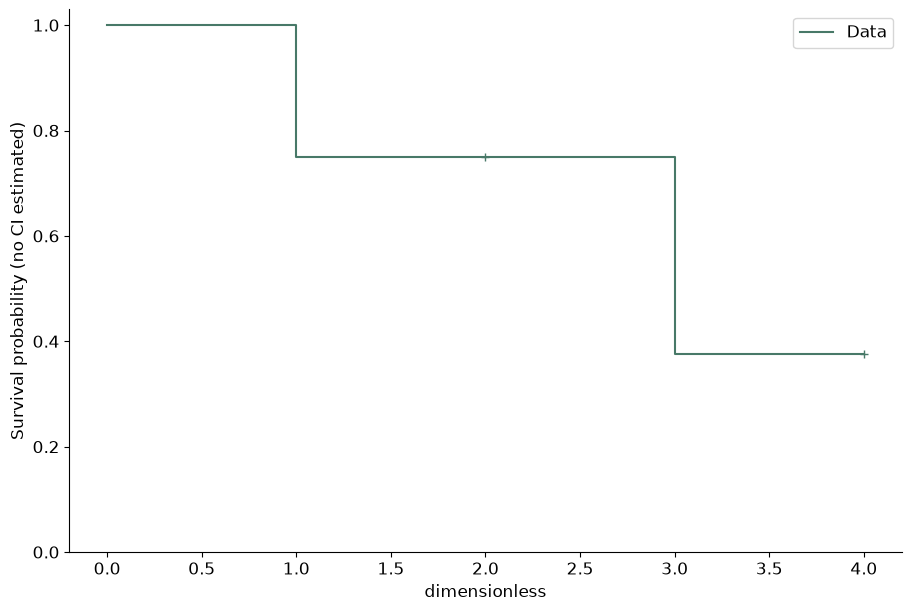

Reproduce this figure in Python.
# Tuyan deterministic figure renderer v1; values are immutable source data.
import json
import math
import numpy as np
import matplotlib
matplotlib.use('Agg')
import matplotlib.pyplot as plt
from matplotlib.patches import Circle
from matplotlib.colors import ListedColormap, BoundaryNorm
d = json.loads("{\"type\":\"kaplan_meier\",\"rows\":[{\"time\":1,\"event\":1},{\"time\":2,\"event\":0},{\"time\":3,\"event\":1},{\"time\":4,\"event\":0}],\"units\":{\"value\":\"dimensionless\",\"x\":\"dimensionless\",\"y\":\"dimensionless\",\"size\":\"dimensionless\",\"low\":\"dimensionless\",\"high\":\"dimensionless\",\"start\":\"dimensionless\",\"end\":\"dimensionless\",\"effect\":\"dimensionless\",\"p\":\"dimensionless\",\"mean\":\"dimensionless\",\"fpr\":\"dimensionless\",\"tpr\":\"dimensionless\",\"recall\":\"dimensionless\",\"precision\":\"dimensionless\",\"predicted\":\"dimensionless\",\"observed\":\"dimensionless\",\"count\":\"dimensionless\",\"a\":\"dimensionless\",\"b\":\"dimensionless\",\"se\":\"dimensionless\",\"u\":\"dimensionless\",\"v\":\"dimensionless\",\"time\":\"dimensionless\",\"event\":\"dimensionless\"},\"options\":{\"bandwidth\":0.5,\"bins\":5,\"nullValue\":0,\"initialValue\":0,\"levels\":[0.5,1,1.5]},\"analysis\":{\"method\":\"pca\",\"description\":\"Synthetic precomputed QA values; not a statistical analysis of research data.\",\"pKind\":\"p\"},\"variants\":[],\"pixels\":1024,\"plotStyle\":{\"width\":9,\"height\":6,\"fontSize\":12}}")
r, kind, opt = d['rows'], d['type'], d['options']
plt.rcParams.update({'font.size':d['plotStyle']['fontSize']})
fig, ax = plt.subplots(figsize=(d['plotStyle']['width'], d['plotStyle']['height']), layout='constrained')
fig.set_facecolor('white')
fig._tuyan_target_pixels = d['pixels']
colors = ['#487968','#c58b53','#647da6','#a77592','#a5a659']
labels = [str(row.get('label',i+1)) for i,row in enumerate(r)]
unit = d['units']
def col(name):
    return np.array([row[name] for row in r], dtype=float)
def grouped():
    names = list(dict.fromkeys([str(row.get('group','Data')) for row in r]))
    return names, [np.array([row['value'] for row in r if str(row.get('group','Data')) == name], dtype=float) for name in names]
def density(values):
    # User-specified positive bandwidth; no concealed automatic inference.
    bw=float(opt['bandwidth'])
    grid=np.linspace(float(min(values))-3*bw,float(max(values))+3*bw,256)
    z=(grid[:,None]-values[None,:])/bw
    return grid,np.exp(-0.5*z*z).mean(axis=1)/(bw*math.sqrt(2*math.pi))
if kind in ['bar','dotplot','lollipop','forest']:
    y=np.arange(len(r)); values=col('value')
    if kind=='bar':
        bars=ax.barh(y,values,color=colors[0]); assert np.allclose([b.get_width() for b in bars],values)
    elif kind=='lollipop':
        ax.hlines(y,0,values,color=colors[0]); ax.scatter(values,y,color=colors[0])
    elif kind=='forest':
        ax.errorbar(values,y,xerr=np.vstack([values-col('low'),col('high')-values]),fmt='o',color=colors[0],capsize=3)
        ax.axvline(float(opt['nullValue']),color='#969e96',linestyle='--')
    else: ax.scatter(values,y,color=colors[0])
    ax.set_yticks(y,labels);ax.invert_yaxis();ax.set_xlabel(unit['value'])
elif kind in ['dumbbell','gantt']:
    y=np.arange(len(r));start,end=col('start'),col('end')
    if kind=='gantt': ax.barh(y,end-start,left=start,color=colors[0])
    else:
        ax.hlines(y,start,end,color='#9da99e');ax.scatter(start,y,label=opt.get('startLabel','Start'),color=colors[0]);ax.scatter(end,y,label=opt.get('endLabel','End'),color=colors[1]);ax.legend()
    ax.set_yticks(y,labels);ax.invert_yaxis();ax.set_xlabel(unit['start'])
elif kind=='waterfall':
    values=col('value');start=float(opt['initialValue'])+np.r_[0,np.cumsum(values)[:-1]]
    ax.bar(np.arange(len(r)),values,bottom=start,color=[colors[0] if v>=0 else colors[1] for v in values]);ax.set_xticks(np.arange(len(r)),labels,rotation=30);ax.set_ylabel(unit['value']);ax.axhline(0,color='#adb3a9')
elif kind=='histogram':
    values=col('value');counts,edges=np.histogram(values,bins=opt['bins'])
    assert int(counts.sum())==len(values)
    artists=ax.bar(edges[:-1],counts,width=np.diff(edges),align='edge',color=colors[0],edgecolor='white')
    assert np.allclose([p.get_height() for p in artists],counts)
    ax.set_xlabel(unit['value']);ax.set_ylabel('Count')
elif kind=='stripplot':
    names,groups=grouped()
    for i,values in enumerate(groups):ax.scatter(np.full(len(values),i),values,color=colors[i%len(colors)],s=22,alpha=.7)
    ax.set_xticks(np.arange(len(names)),names);ax.set_ylabel(unit['value'])
elif kind in ['boxplot','violin','raincloud','density','ridgeline']:
    names,groups=grouped()
    if kind=='boxplot': ax.boxplot(groups,whis=1.5,showfliers=True);ax.set_xticks(np.arange(len(names))+1,names);ax.set_ylabel(unit['value'])
    elif kind=='violin':
        # bw_method is explicit to avoid a hidden bandwidth choice.
        ax.violinplot(groups,showmeans=False,showmedians=True,bw_method=float(opt['bandwidth']));ax.set_xticks(np.arange(len(names))+1,names);ax.set_ylabel(unit['value'])
    else:
        for i,values in enumerate(groups):
            grid,pdf=density(values); color=colors[i%len(colors)]
            if kind=='density': ax.plot(grid,pdf,color=color,label=names[i])
            else:
                base=float(i);scale=0.65/max(pdf) if max(pdf)>0 else 1
                ax.fill_between(grid,base,base+pdf*scale,color=color,alpha=0.45)
                if kind=='raincloud':
                    ax.scatter(values,np.full(len(values),base-0.15),color=color,s=15)
                    ax.boxplot([values],positions=[base-0.35],vert=False,widths=.15,whis=1.5,manage_ticks=False)
        ax.set_xlabel(unit['value'])
        if kind=='density':ax.set_ylabel('Density');ax.legend()
        else:ax.set_yticks(np.arange(len(names)),names)
elif kind=='ecdf':
    values=np.sort(col('value')); p=np.arange(1,len(values)+1)/len(values)
    line=ax.step(values,p,where='post',color=colors[0])[0];assert np.allclose(line.get_ydata(),p)
    ax.set_xlabel(unit['value']);ax.set_ylabel('Cumulative proportion');ax.set_ylim(0,1)
elif kind in ['line','area','scatter','bubble','ordination','ma_plot','volcano','roc','pr_curve','calibration','bland_altman','funnel_meta']:
    xname,yname='x','y'
    if kind=='ma_plot':xname,yname='mean','effect'
    if kind=='roc':xname,yname='fpr','tpr'
    if kind=='pr_curve':xname,yname='recall','precision'
    if kind=='calibration':xname,yname='predicted','observed'
    if kind=='funnel_meta':xname,yname='effect','se'
    if kind=='volcano':x=col('effect');y=-np.log10(col('p'));xlabel='Effect ('+unit['effect']+')';ylabel='-log10('+d['analysis']['pKind']+')'
    elif kind=='bland_altman':
        a,b=col('a'),col('b');x=(a+b)/2;y=a-b;bias=np.mean(y);sd=np.std(y,ddof=1)
        for line,label in [(bias,'Mean difference'),(bias-1.96*sd,'Lower agreement limit'),(bias+1.96*sd,'Upper agreement limit')]:ax.axhline(line,color='#9a9f96',linestyle='--',label=label)
        ax.legend(fontsize=8);xlabel='Mean ('+unit['a']+')';ylabel='A - B ('+unit['a']+')'
    else:x,y=col(xname),col(yname);xlabel=xname+' ('+unit[xname]+')';ylabel=yname+' ('+unit[yname]+')'
    if kind in ['line','area','roc','pr_curve','calibration']:
        order=np.lexsort((y,x)) if kind=='roc' else np.argsort(x,kind='stable');x,y=x[order],y[order]
        artist=ax.plot(x,y,color=colors[0],marker='o',markersize=3)[0];assert np.allclose(artist.get_ydata(),y)
        if kind=='area':ax.fill_between(x,0,y,color=colors[0],alpha=.25)
    else:
        artist=ax.scatter(x,y,s=col('size')*float(opt.get('areaScale',20)) if kind=='bubble' else 26,color=colors[0]);assert np.allclose(artist.get_offsets(),np.column_stack([x,y]))
    ax.set_xlabel(xlabel);ax.set_ylabel(ylabel)
    if kind=='bubble':
        handles,legend_labels=artist.legend_elements(prop='sizes',num=3,func=lambda size:size/float(opt.get('areaScale',20)))
        ax.legend(handles,legend_labels,title='Area ('+unit['size']+')',fontsize=8)
    if kind in ['roc','calibration']:ax.plot([0,1],[0,1],linestyle='--',color='#adb3a9');ax.set_xlim(0,1);ax.set_ylim(0,1)
    if kind=='pr_curve':ax.set_xlim(0,1);ax.set_ylim(0,1)
    if kind=='funnel_meta':ax.invert_yaxis()
    if kind=='ordination':ax.text(.01,1.02,d['analysis']['method'].upper(),transform=ax.transAxes,fontsize=10)
elif kind in ['heatmap','adjacency_matrix','correlation_matrix','confusion_matrix','bubble_matrix','binary_matrix']:
    names_y=list(dict.fromkeys([str(row['row']) for row in r]));names_x=list(dict.fromkeys([str(row['column']) for row in r]))
    matrix=np.full((len(names_y),len(names_x)),np.nan)
    for row in r:matrix[names_y.index(str(row['row'])),names_x.index(str(row['column']))]=row['value']
    if kind=='bubble_matrix':
        for row in r:ax.scatter(names_x.index(str(row['column'])),names_y.index(str(row['row'])),s=row['value']*float(opt.get('areaScale',25)),color=colors[0])
        ax.invert_yaxis()
    elif kind=='binary_matrix':
        cmap=ListedColormap(['#f1f3ed','#487968']);cmap.set_bad('#b7b9b2')
        img=ax.pcolormesh(np.arange(len(names_x)+1)-.5,np.arange(len(names_y)+1)-.5,matrix,cmap=cmap,norm=BoundaryNorm([-.5,.5,1.5],2),shading='flat');ax.invert_yaxis();fig.colorbar(img,ax=ax,ticks=[0,1],label='0 absent / 1 present; grey missing')
        assert np.allclose(img.get_array(),matrix,equal_nan=True)
    else:
        img=ax.pcolormesh(np.arange(len(names_x)+1)-.5,np.arange(len(names_y)+1)-.5,matrix,cmap='RdBu_r' if kind=='correlation_matrix' else 'viridis',vmin=-1 if kind=='correlation_matrix' else None,vmax=1 if kind=='correlation_matrix' else None,shading='flat');ax.invert_yaxis();fig.colorbar(img,ax=ax,label=unit['value'])
        assert np.allclose(img.get_array(),matrix,equal_nan=True)
    ax.set_xticks(np.arange(len(names_x)),names_x,rotation=40,ha='right');ax.set_yticks(np.arange(len(names_y)),names_y)
    if kind=='confusion_matrix':ax.set_xlabel('Predicted class');ax.set_ylabel('True class')
elif kind=='pie':
    values=col('value');wedges,_=ax.pie(values,labels=labels,colors=colors,normalize=True)
    assert np.allclose([(w.theta2-w.theta1)/360 for w in wedges],values/sum(values),atol=1e-6)
elif kind=='rose':
    fig.delaxes(ax);ax=fig.add_subplot(111,projection='polar');values=col('value');theta=np.arange(len(r))*2*np.pi/len(r)
    ax.bar(theta,np.sqrt(values),width=2*np.pi/len(r),color=colors[0],edgecolor='white');ax.set_xticks(theta,labels);ax.set_ylabel('Radius = sqrt(value)')
elif kind in ['gene_track','protein_domain']:
    start,end=col('start'),col('end');ax.barh(np.arange(len(r)),end-start,left=start,color=colors[0]);ax.set_yticks(np.arange(len(r)),labels);ax.set_xlabel(unit['start']);ax.invert_yaxis()
elif kind=='vector_field':
    artist=ax.quiver(col('x'),col('y'),col('u'),col('v'),angles='xy',scale_units='xy',scale=1,color=colors[0]);ax.set_xlabel(unit['x']);ax.set_ylabel(unit['y']);ax.set_aspect('equal')
elif kind=='contour':
    xs=np.unique(col('x'));ys=np.unique(col('y'));z=np.full((len(ys),len(xs)),np.nan)
    for row in r:z[list(ys).index(row['y']),list(xs).index(row['x'])]=row['value']
    cs=ax.contour(xs,ys,z,levels=opt['levels'])
    for label in ax.clabel(cs,inline=False,fontsize=8):label.set_bbox({'facecolor':'white','edgecolor':'none','pad':1})
    ax.set_xlabel(unit['x']);ax.set_ylabel(unit['y'])
elif kind=='kaplan_meier':
    names=list(dict.fromkeys([str(row.get('group','Data')) for row in r]))
    for i,name in enumerate(names):
        data=[row for row in r if str(row.get('group','Data'))==name];times=sorted(set(row['time'] for row in data));xs=[0.];ys=[1.];s=1.
        for t in times:
            risk=sum(row['time']>=t for row in data);events=sum(row['time']==t and row['event']==1 for row in data)
            s=s*(1-events/risk);xs.append(t);ys.append(s)
            cens=sum(row['time']==t and row['event']==0 for row in data)
            if cens:ax.plot(t,s,marker='+',color=colors[i%len(colors)])
        ax.step(xs,ys,where='post',label=name,color=colors[i%len(colors)])
    ax.set_ylim(0,1.03);ax.set_ylabel('Survival probability (no CI estimated)');ax.set_xlabel(unit['time']);ax.legend()
elif kind in ['venn','upset']:
    names=[row['set'] for row in r];sets=[set(row['members']) for row in r];members=set().union(*sets);counts={}
    for item in members:
        mask=tuple(item in s for s in sets);counts[mask]=counts.get(mask,0)+1
    if kind=='venn':
        for x,color,name in [(0.4,colors[0],names[0]),(.65,colors[1],names[1])]:ax.add_patch(Circle((x,.5),.23,facecolor=color,alpha=.25));ax.text(x,.78,name,ha='center')
        for x,key in [(.29,(True,False)),(.525,(True,True)),(.76,(False,True))]:ax.text(x,.5,str(counts.get(key,0)),ha='center')
        ax.set_xlim(0,1.05);ax.set_ylim(0,1);ax.set_aspect('equal');ax.axis('off');ax.text(.5,.1,'Areas are schematic; labels show exact counts',ha='center',fontsize=8)
    else:
        masks=sorted(counts,key=lambda m:(-counts[m],m));ax.bar(np.arange(len(masks)),[counts[m] for m in masks],color=colors[0]);ax.set_xticks(np.arange(len(masks)),[' & '.join(names[i] for i,v in enumerate(m) if v) for m in masks],rotation=35,ha='right');ax.set_ylabel('Exclusive intersection size')
        # Membership matrix below bars is necessary to distinguish UpSet from a bar chart.
        matrix_ax=ax.inset_axes([0,-.48,1,.27]);matrix_ax.set_xlim(-.5,len(masks)-.5)
        for j,m in enumerate(masks):
            ys=[i for i,v in enumerate(m) if v];matrix_ax.plot([j]*len(ys),ys,color=colors[0]);matrix_ax.scatter([j]*len(names),np.arange(len(names)),color=[colors[0] if v else '#dde1d8' for v in m])
        matrix_ax.set_yticks(np.arange(len(names)),names);matrix_ax.set_xticks([]);matrix_ax.invert_yaxis()

checks={}
computed={}
def audit(name,actual,expected,atol=1e-8):
    a=np.asarray(actual,dtype=float);e=np.asarray(expected,dtype=float)
    assert a.shape==e.shape and np.allclose(a,e,rtol=1e-7,atol=atol,equal_nan=True), 'Numeric artist mismatch: '+name
    mask=np.isfinite(a)&np.isfinite(e)
    error=float(np.max(np.abs(a[mask]-e[mask]))) if np.any(mask) else 0.
    checks[name]={'count':int(a.size),'absoluteError':error,'passed':True}
if kind=='bar':audit('bar_widths',[p.get_width() for p in ax.patches],col('value'))
elif kind in ['dotplot','lollipop']:audit('point_values',ax.collections[-1].get_offsets()[:,0],col('value'))
elif kind=='forest':
    audit('point_estimates',ax.lines[0].get_xdata(),col('value'))
    audit('intervals',np.array(ax.collections[0].get_segments())[:,:,0],np.column_stack([col('low'),col('high')]))
elif kind=='dumbbell':
    audit('start_points',ax.collections[1].get_offsets()[:,0],col('start'));audit('end_points',ax.collections[2].get_offsets()[:,0],col('end'))
elif kind=='gantt':
    audit('interval_start',[p.get_x() for p in ax.patches],col('start'));audit('interval_width',[p.get_width() for p in ax.patches],col('end')-col('start'))
elif kind=='waterfall':
    audit('increments',[p.get_height() for p in ax.patches],col('value'));audit('cumulative_baselines',[p.get_y() for p in ax.patches],float(opt['initialValue'])+np.r_[0,np.cumsum(col('value'))[:-1]])
    computed['cumulativeValues']=(float(opt['initialValue'])+np.cumsum(col('value'))).tolist()
elif kind=='histogram':
    audit('bin_heights',[p.get_height() for p in ax.patches],counts);audit('total_count',[sum(p.get_height() for p in ax.patches)],[len(r)]);computed['binEdges']=edges.tolist();computed['binCounts']=counts.tolist()
elif kind=='stripplot':
    for i,values in enumerate(groups):audit('observations_'+str(i),ax.collections[i].get_offsets()[:,1],values)
elif kind=='boxplot':
    for i,values in enumerate(groups):audit('median_'+str(i),ax.lines[i*7+5].get_ydata(),[np.median(values)]*2)
elif kind=='violin':
    medians=ax.collections[-1].get_segments();audit('medians',[x[0,1] for x in medians],[np.median(v) for v in groups])
elif kind in ['density','ridgeline','raincloud']:
    computed['bandwidth']=float(opt['bandwidth']);computed['groupSizes']=[len(v) for v in groups]
    for i,values in enumerate(groups):
        grid,pdf=density(values)
        if kind=='density':audit('density_'+str(i),ax.lines[i].get_ydata(),pdf)
        else:
            top=np.column_stack([grid,i+pdf*(.65/max(pdf))]);bottom=np.column_stack([grid,np.full(len(grid),i)])
            expected=np.vstack([top[0],bottom,top[-1],top[::-1],top[0]])
            audit('density_polygon_'+str(i),ax.collections[i*(2 if kind=='raincloud' else 1)].get_paths()[0].vertices,expected)
        if kind=='raincloud':audit('observations_'+str(i),ax.collections[i*2+1].get_offsets()[:,0],values)
elif kind=='ecdf':
    audit('ecdf_sorted_values',ax.lines[0].get_xdata(),np.sort(col('value')));audit('ecdf_probability',ax.lines[0].get_ydata(),np.arange(1,len(r)+1)/len(r))
elif kind in ['line','area','roc','pr_curve','calibration']:audit('plotted_xy',np.column_stack([artist.get_xdata(),artist.get_ydata()]),np.column_stack([x,y]))
elif kind in ['scatter','bubble','ordination','ma_plot','volcano','bland_altman','funnel_meta']:
    audit('point_coordinates',artist.get_offsets(),np.column_stack([x,y]))
    if kind=='bubble':audit('marker_area',artist.get_sizes(),col('size')*float(opt.get('areaScale',20)))
    if kind=='volcano':computed['negativeLog10P']=y.tolist()
    if kind=='bland_altman':
        audit('agreement_limits',[ln.get_ydata()[0] for ln in ax.lines[:3]],[bias,bias-1.96*sd,bias+1.96*sd]);computed.update({'meanDifference':float(bias),'sampleSdDifference':float(sd),'limits':[float(bias-1.96*sd),float(bias+1.96*sd)]})
elif kind in ['heatmap','adjacency_matrix','correlation_matrix','confusion_matrix','binary_matrix']:audit('matrix_cells',img.get_array(),matrix);computed['missingCells']=int(np.isnan(matrix).sum())
elif kind=='bubble_matrix':audit('marker_areas',[c.get_sizes()[0] for c in ax.collections],col('value')*float(opt.get('areaScale',25)))
elif kind=='pie':audit('angular_proportions',[(w.theta2-w.theta1)/360 for w in wedges],col('value')/sum(col('value')),1e-6)
elif kind=='rose':audit('area_proportions',[p.get_height()**2 for p in ax.patches],col('value'))
elif kind=='vector_field':audit('vectors',np.column_stack([artist.U,artist.V]),np.column_stack([col('u'),col('v')]))
elif kind=='contour':
    audit('contour_levels',cs.levels,opt['levels'])
    for level,path in zip(cs.levels,cs.get_paths()):
        points=path.vertices
        if len(points)==0:continue
        assert np.all(points[:,0]>=xs[0]) and np.all(points[:,0]<=xs[-1]) and np.all(points[:,1]>=ys[0]) and np.all(points[:,1]<=ys[-1]), 'Contour outside data grid'
        ix=np.clip(np.searchsorted(xs,points[:,0],side='right')-1,0,len(xs)-2);iy=np.clip(np.searchsorted(ys,points[:,1],side='right')-1,0,len(ys)-2)
        tx=(points[:,0]-xs[ix])/(xs[ix+1]-xs[ix]);ty=(points[:,1]-ys[iy])/(ys[iy+1]-ys[iy])
        interpolated=(1-tx)*(1-ty)*z[iy,ix]+tx*(1-ty)*z[iy,ix+1]+(1-tx)*ty*z[iy+1,ix]+tx*ty*z[iy+1,ix+1]
        audit('contour_vertices_'+str(float(level)),interpolated,np.full(len(points),level))
    computed['gridShape']=list(z.shape)
elif kind=='kaplan_meier':
    survival_lines=[ln for ln in ax.lines if ln.get_drawstyle()=='steps-post']
    for i,name in enumerate(names):
        data=[row for row in r if str(row.get('group','Data'))==name];prob=1.;expected=[1.]
        for t in sorted(set(row['time'] for row in data)):
            prob*=1-sum(row['time']==t and row['event']==1 for row in data)/sum(row['time']>=t for row in data);expected.append(prob)
        audit('survival_'+str(i),survival_lines[i].get_ydata(),expected)
        computed[name]={'survival':expected}
elif kind=='venn':audit('intersection_labels',[float(t.get_text()) for t in ax.texts[2:5]],[counts.get((True,False),0),counts.get((True,True),0),counts.get((False,True),0)])
elif kind=='upset':audit('exclusive_intersections',[p.get_height() for p in ax.patches],[counts[m] for m in masks]);audit('union_size',[sum(p.get_height() for p in ax.patches)],[len(members)])
assert checks, 'Missing numeric audit for '+kind
fig._tuyan_validation={'typeId':kind,'checks':checks,'computations':computed,'analysis':d['analysis'],'suppliedFields':list(r[0]),'dataSourcePolicy':'User supplied values; artist checks do not establish source authenticity or study validity.'}

for collection in fig.findobj(matplotlib.collections.Collection):collection.set_rasterized(False)
for spine in ['top','right']:
    if spine in ax.spines: ax.spines[spine].set_visible(False)
